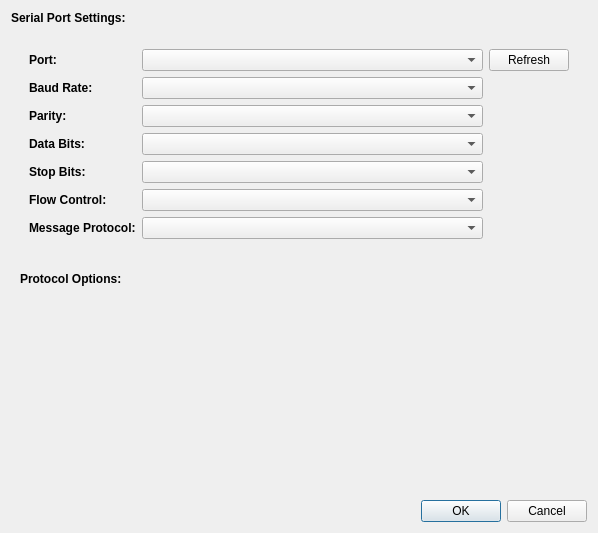
<?xml version="1.0" encoding="UTF-8"?>
<ui version="4.0">
 <class>SerialPortDialog</class>
 <widget class="QDialog" name="SerialPortDialog">
  <property name="geometry">
   <rect>
    <x>0</x>
    <y>0</y>
    <width>598</width>
    <height>533</height>
   </rect>
  </property>
  <property name="windowTitle">
   <string>Dialog</string>
  </property>
  <layout class="QVBoxLayout" name="verticalLayout">
   <item>
    <widget class="QLabel" name="label_7">
     <property name="font">
      <font>
       <weight>75</weight>
       <bold>true</bold>
      </font>
     </property>
     <property name="text">
      <string>Serial Port Settings:</string>
     </property>
    </widget>
   </item>
   <item>
    <widget class="QWidget" name="widget_3" native="true">
     <layout class="QHBoxLayout" name="horizontalLayout_2">
      <item>
       <widget class="QWidget" name="widget" native="true">
        <layout class="QGridLayout" name="gridLayout">
         <item row="1" column="1">
          <widget class="QComboBox" name="comboBoxBaudRate"/>
         </item>
         <item row="2" column="0">
          <widget class="QLabel" name="label_3">
           <property name="sizePolicy">
            <sizepolicy hsizetype="Fixed" vsizetype="Preferred">
             <horstretch>0</horstretch>
             <verstretch>0</verstretch>
            </sizepolicy>
           </property>
           <property name="font">
            <font>
             <weight>75</weight>
             <bold>true</bold>
            </font>
           </property>
           <property name="text">
            <string>Parity:</string>
           </property>
          </widget>
         </item>
         <item row="3" column="1">
          <widget class="QComboBox" name="comboBoxDataBits"/>
         </item>
         <item row="2" column="1">
          <widget class="QComboBox" name="comboBoxParity"/>
         </item>
         <item row="6" column="0">
          <widget class="QLabel" name="label_8">
           <property name="sizePolicy">
            <sizepolicy hsizetype="Fixed" vsizetype="Preferred">
             <horstretch>0</horstretch>
             <verstretch>0</verstretch>
            </sizepolicy>
           </property>
           <property name="font">
            <font>
             <weight>75</weight>
             <bold>true</bold>
            </font>
           </property>
           <property name="text">
            <string>Message Protocol:</string>
           </property>
          </widget>
         </item>
         <item row="4" column="0">
          <widget class="QLabel" name="label_5">
           <property name="sizePolicy">
            <sizepolicy hsizetype="Fixed" vsizetype="Preferred">
             <horstretch>0</horstretch>
             <verstretch>0</verstretch>
            </sizepolicy>
           </property>
           <property name="font">
            <font>
             <weight>75</weight>
             <bold>true</bold>
            </font>
           </property>
           <property name="text">
            <string>Stop Bits:</string>
           </property>
          </widget>
         </item>
         <item row="0" column="1">
          <widget class="QComboBox" name="comboBoxPort"/>
         </item>
         <item row="1" column="0">
          <widget class="QLabel" name="label_2">
           <property name="sizePolicy">
            <sizepolicy hsizetype="Fixed" vsizetype="Preferred">
             <horstretch>0</horstretch>
             <verstretch>0</verstretch>
            </sizepolicy>
           </property>
           <property name="font">
            <font>
             <weight>75</weight>
             <bold>true</bold>
            </font>
           </property>
           <property name="text">
            <string>Baud Rate:</string>
           </property>
          </widget>
         </item>
         <item row="5" column="1">
          <widget class="QComboBox" name="comboBoxFlowControl"/>
         </item>
         <item row="3" column="0">
          <widget class="QLabel" name="label_4">
           <property name="sizePolicy">
            <sizepolicy hsizetype="Fixed" vsizetype="Preferred">
             <horstretch>0</horstretch>
             <verstretch>0</verstretch>
            </sizepolicy>
           </property>
           <property name="font">
            <font>
             <weight>75</weight>
             <bold>true</bold>
            </font>
           </property>
           <property name="text">
            <string>Data Bits:</string>
           </property>
          </widget>
         </item>
         <item row="5" column="0">
          <widget class="QLabel" name="label_6">
           <property name="sizePolicy">
            <sizepolicy hsizetype="Fixed" vsizetype="Preferred">
             <horstretch>0</horstretch>
             <verstretch>0</verstretch>
            </sizepolicy>
           </property>
           <property name="font">
            <font>
             <weight>75</weight>
             <bold>true</bold>
            </font>
           </property>
           <property name="text">
            <string>Flow Control:</string>
           </property>
          </widget>
         </item>
         <item row="0" column="0">
          <widget class="QLabel" name="label">
           <property name="sizePolicy">
            <sizepolicy hsizetype="Fixed" vsizetype="Preferred">
             <horstretch>0</horstretch>
             <verstretch>0</verstretch>
            </sizepolicy>
           </property>
           <property name="font">
            <font>
             <weight>75</weight>
             <bold>true</bold>
            </font>
           </property>
           <property name="text">
            <string>Port:</string>
           </property>
          </widget>
         </item>
         <item row="6" column="1">
          <widget class="QComboBox" name="comboBoxProtocol"/>
         </item>
         <item row="4" column="1">
          <widget class="QComboBox" name="comboBoxStopBits"/>
         </item>
         <item row="0" column="2">
          <widget class="QPushButton" name="pushButtonRefresh">
           <property name="sizePolicy">
            <sizepolicy hsizetype="Fixed" vsizetype="Fixed">
             <horstretch>0</horstretch>
             <verstretch>0</verstretch>
            </sizepolicy>
           </property>
           <property name="text">
            <string>Refresh</string>
           </property>
          </widget>
         </item>
        </layout>
       </widget>
      </item>
     </layout>
    </widget>
   </item>
   <item>
    <widget class="QWidget" name="boxOptions" native="true">
     <layout class="QVBoxLayout" name="layoutOptions">
      <item>
       <widget class="QLabel" name="label_9">
        <property name="font">
         <font>
          <weight>75</weight>
          <bold>true</bold>
         </font>
        </property>
        <property name="text">
         <string>Protocol Options:</string>
        </property>
       </widget>
      </item>
     </layout>
    </widget>
   </item>
   <item>
    <widget class="QWidget" name="widgetButtons" native="true">
     <layout class="QHBoxLayout" name="horizontalLayout"/>
    </widget>
   </item>
   <item>
    <spacer name="verticalSpacer">
     <property name="orientation">
      <enum>Qt::Vertical</enum>
     </property>
     <property name="sizeHint" stdset="0">
      <size>
       <width>20</width>
       <height>40</height>
      </size>
     </property>
    </spacer>
   </item>
   <item>
    <widget class="QDialogButtonBox" name="buttonBox">
     <property name="standardButtons">
      <set>QDialogButtonBox::Cancel|QDialogButtonBox::Ok</set>
     </property>
    </widget>
   </item>
  </layout>
 </widget>
 <resources/>
 <connections/>
</ui>
